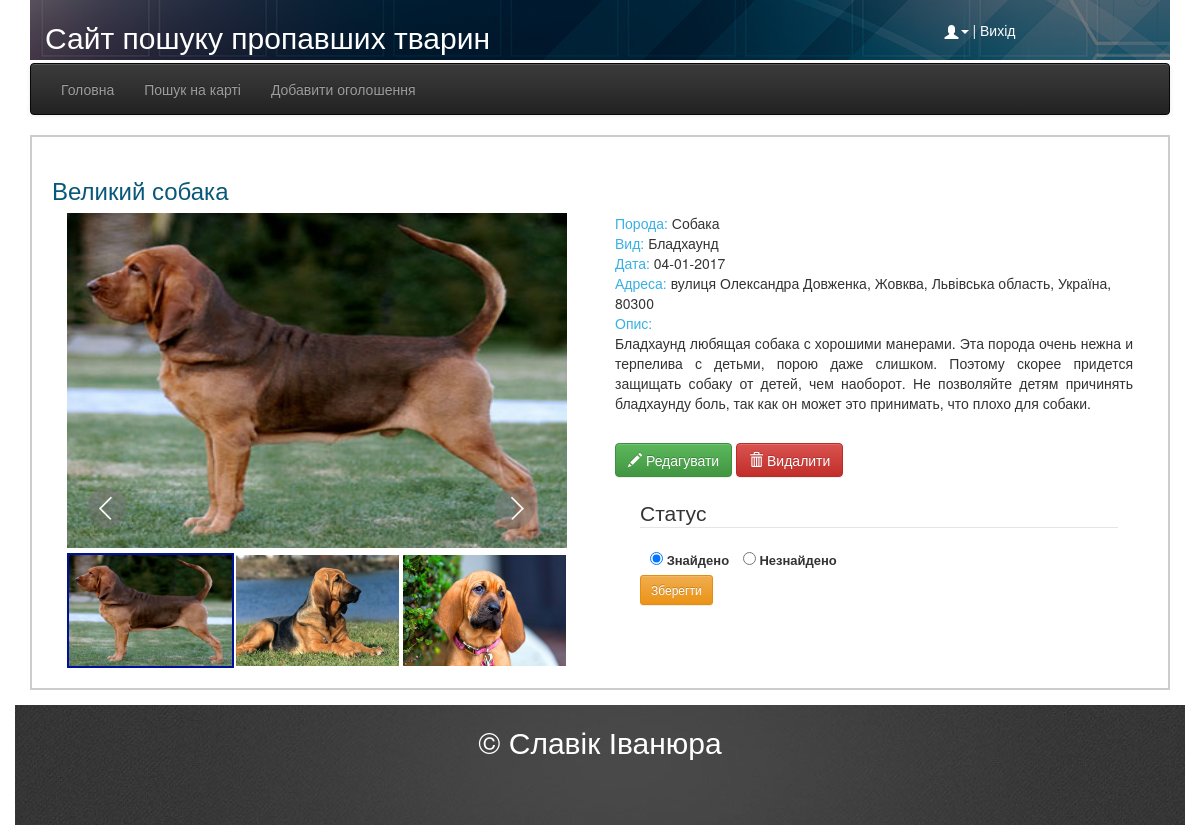
/posterViewUser?id=202 (signed in), run on the app's committed database.
### tables this page shows
CREATE TABLE IF NOT EXISTS `poster` (
  `id` int(255) NOT NULL AUTO_INCREMENT,
  `title` varchar(255) NOT NULL,
  `name` varchar(255) NOT NULL,
  `animal_id` int(10) NOT NULL,
  `breed_id` int(10) NOT NULL,
  `description` varchar(400) NOT NULL,
  `address` varchar(255) NOT NULL,
  `date` int(11) NOT NULL,
  `user_id` int(10) NOT NULL,
  `is_active` tinyint(1) NOT NULL,
  `lat` double NOT NULL,
  `lng` double NOT NULL,
  PRIMARY KEY (`id`),
  KEY `id_user` (`user_id`),
  KEY `kind_of_animal_id` (`animal_id`),
  KEY `kind_of_animal_id_2` (`animal_id`),
  KEY `kind_of_animal_id_3` (`animal_id`),
  KEY `kind_of_animal_id_4` (`animal_id`),
  KEY `kind_of_animal_id_5` (`animal_id`),
  KEY `breed_id` (`breed_id`)
);

CREATE TABLE IF NOT EXISTS `poster_foto` (
  `id` int(10) NOT NULL AUTO_INCREMENT,
  `url` varchar(255) NOT NULL,
  `animal_id` int(10) NOT NULL,
  PRIMARY KEY (`id`),
  KEY `Id_animal` (`animal_id`)
);

CREATE TABLE IF NOT EXISTS `animal` (
  `id` int(10) NOT NULL AUTO_INCREMENT,
  `title` varchar(255) NOT NULL,
  PRIMARY KEY (`id`)
);

CREATE TABLE IF NOT EXISTS `animal_breed` (
  `id` int(10) NOT NULL AUTO_INCREMENT,
  `title` varchar(255) NOT NULL,
  `animal_id` int(10) NOT NULL,
  PRIMARY KEY (`id`),
  KEY `id` (`id`),
  KEY `kind_of_animal_id` (`animal_id`),
  KEY `kind_of_animal_id_2` (`animal_id`)
);

### class/Db.php (called while the page is built, shortened)
<?php
class Db{
	public static function findOne($tableName, $attributes = []){
		$pattern = 'SELECT * FROM %s %s LIMIT 1';
		$lines = [];
		foreach ($attributes as $k=>$v) {
			$lines[] = sprintf('%s = "%s"', $k, $v);
		}
		$where 	= implode(' AND ', $lines);
		if (!empty($where)) {
			$where = 'WHERE ' . $where;
		}
		$sql 	= sprintf($pattern, $tableName, $where);
		$result = mysql_query($sql) or die("Query: <b>$sql</b> is failed!!!");
		$row 	=  mysql_fetch_assoc($result);
		return $row;
	}
	public static function findAll($tableName, $attributes = []){
		$pattern = 'SELECT * FROM %s %s';
		$lines = [];
		foreach ($attributes as $k=>$v) {
			$lines[] = sprintf('%s = "%s"', $k, $v);
		}
		$where 	= implode(' AND ', $lines);
		if (!empty($where)) {
			$where = 'WHERE ' . $where;
		}
		$sql 	= sprintf($pattern, $tableName, $where);
		$data = [];
        $result = mysql_query($sql);
		$row = mysql_fetch_assoc($result);
		do{
			$data[] = $row;
		} while($row = mysql_fetch_assoc($result));
		return $data;
	}
}

### templates/posterViewUser.php (the view, shortened to what this page needs)
<?php
	$list  = Db::findOne('poster',  ['id'=>$_GET['id']]);
	$image = Db::findAll('poster_foto', ['animal_id'=>$list['id']]);
	$animal = Db::findOne('animal', ['id'=>$list['animal_id']]);
	$animal_breed = Db::findOne('animal_breed', ['id'=>$list['breed_id']]);
	if($list['is_active']){
		$avtive = "checked='checked'";
		$an_active = "";
	}else{
		$avtive = "";
		$an_active = "checked='checked'";
	}
?>
	<div class="view col-md-12"  id="view_poster">
			<div class="title">
				<strong><h3><?=$list['title']?></h3></strong>
			</div>
		<div class="col-md-6" >
			<div class="gallery-box">
				<div class="view">
					<div class="big-image"><img src="../image/Data/upload/<?=$image[0]["url"]?>" alt="image11"></div>
					<a href="#" class="prev"></a>
					<a href="#" class="next"></a>
				</div>
					<div class="thumbnails">
						<?php for($i = 0; $i<count($image); $i++):?>
						<div class = "thumbnails-box">
							<?php if($i == 0):?>
								<a href="#" class="active"><img src="../image/Data/upload/<?=$image[$i]["url"]?>" alt="image12"></a>
							<?else:?>
								<a href="#" ><img src="../image/Data/upload/<?=$image[$i]["url"]?>" alt="image12"></a>
							<?endif?>
						</div>
						<?php endfor?>
					</div>
			</div>
		</div>
			<div class="col-md-6">
				<div>
					<span style="color:#38b0e3">Порода:  </span><?=$animal["title"]?><br/>
					<span style="color:#38b0e3">Вид:     </span><?=$animal_breed["title"]?><br/>
					<span style="color:#38b0e3">Дата:    </span><?=date("d-m-Y",$list["date"])?><br/>
					<span style="color:#38b0e3">Адреса:  </span><?=$list['address']?><br/>
					<span style="color:#38b0e3">Опис:    </span><p><?=$list['description']?></p>
				</div>
				<div>
					<a href="/animalsEdit?id=<?=$_GET['id']?>"><button type="button" class="btn btn-success"><span class="glyphicon glyphicon-pencil"></span> Редагувати</button></a>
					<button id ="delete" type="button" class="btn btn-danger" ><span class="glyphicon glyphicon-trash"></span> Видалити</button></br>
				</div>
				<div id="status">
					<legend> Статус </legend>
					<input type="radio" name="status" <?=$avtive?>" value="1">
					<label for="1">Знайдено</label>
					<input type="radio" name="status" <?=$an_active?>"  value="0">
					<label for="0">Незнайдено</label></br>
					<button type="button" id="is_active" class="btn btn-warning btn-sm">Зберегти</button>
				</div>
			</div>
	</div>

### styles/style.css (style rules this page uses)
BODY a { color: #FFFFFF; }
#view_poster { height: 140%; width: 1140px; left: 15px; padding: 20px; border: 2px solid #CCC; background-color:#FFF }
#status { display: block; cursor: pointer; position: relative; padding-left: 25px; margin-right: 15px; font-size: 13px; }
#status input { margin-left:10px; }
.view p { text-align: justify; }
.title { color:#095779; margin-bottom: 10px; }

### styles/style_images.css (style rules this page uses)
.view { position:relative; margin:0 0 5px; }
.big-image img { display:block; width:500px; height:335px; }
.prev, .next { position:absolute; width:40px; height:40px; }
.prev { bottom:20px; left:20px; background:url(../image/controls.png) no-repeat 0 0; }
.next { bottom:20px; right:50px; background:url(../image/controls.png) no-repeat -48px 0; }
.thumbnails { width:550px; }
.thumbnails a { display: flex; text-align:center; float:left; width:167px; height:115px; position:relative; }
.thumbnails a img { width:100%; border: 2px solid transparent; display:block; }
.thumbnails .active img { border-color:#019; }

### data on the page
poster: title "Великий собака", date "04-01-2017", address "вулиця Олександра Довженка, Жовква, Львівська область, Україна, 80300", description "Бладхаунд любящая собака с хорошими манерами. Эта порода очень нежна и терпелива с детьми, порою даже слишком. Поэтому скорее придется защищать собаку от детей, чем наоборот. Не позволяйте детям причинять бладхаунду боль, так как он может это принимать, что плохо для собаки."
poster_foto: url (picture)
poster_foto: url (picture)
poster_foto: url (picture)
animal: title "Собака"
animal_breed: title "Бладхаунд"
